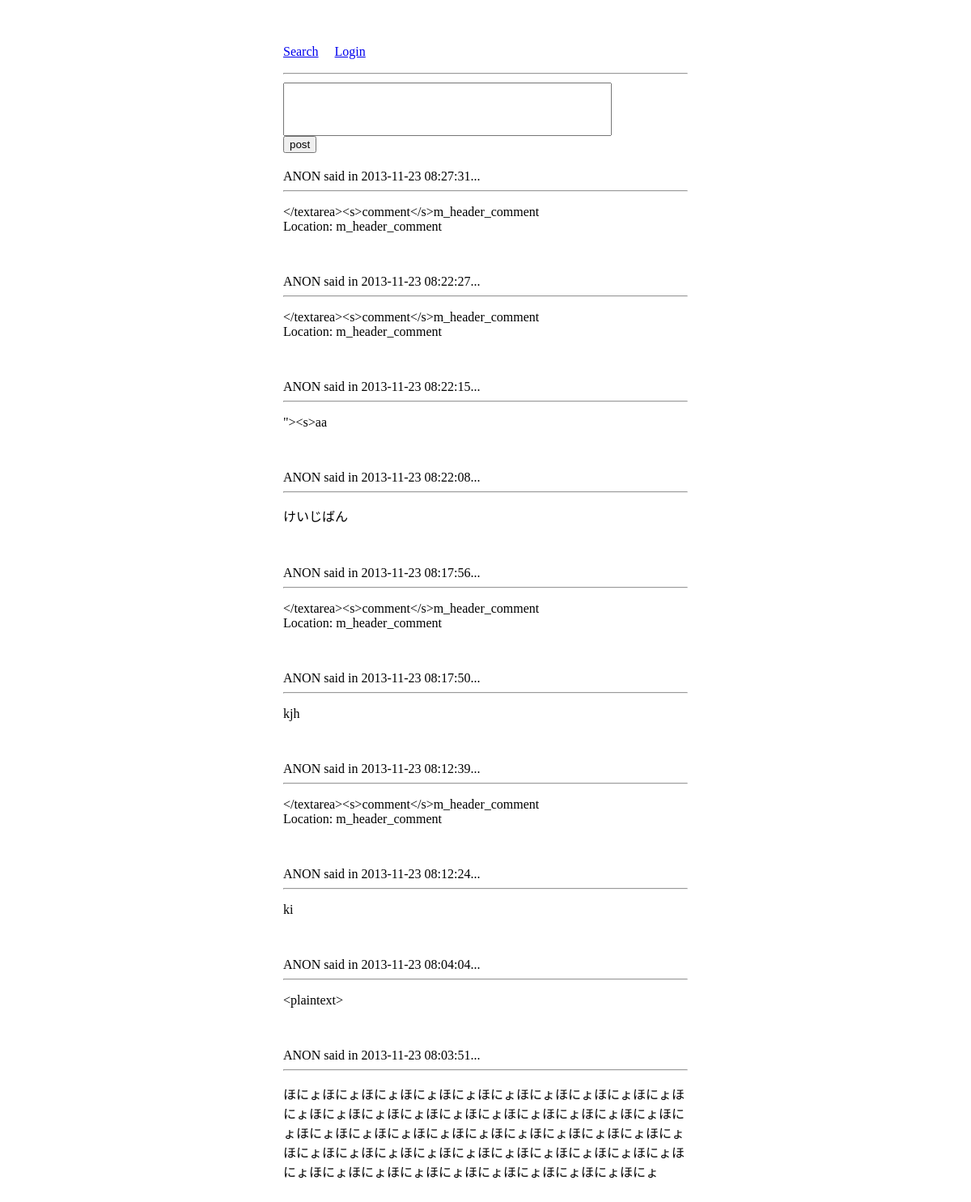
The page / on the database its author committed.
### tables this page shows
CREATE TABLE `comments` (
  `id` int(10) NOT NULL AUTO_INCREMENT,
  `user_id` int(10) DEFAULT NULL,
  `comment` text,
  `timeadded` timestamp NOT NULL DEFAULT CURRENT_TIMESTAMP ON UPDATE CURRENT_TIMESTAMP,
  PRIMARY KEY (`id`),
  KEY `user_id` (`user_id`)
);

### index.php (the view, shortened to what this page needs)
<?php
require_once 'mylogin.php';
$db_server = mysqli_connect($db_hostname, $db_username, $db_password);
mysqli_select_db($db_server,$db_database) or die("Unable to select database: " . mysqli_error());
function h($q){
  return str_replace("\n", "<br />",htmlspecialchars($q));
}
?>
<!doctype html>
<html>
  <head>
  </head>
  <body>
  <p class="menu"><a href="./search.php">Search</a>
<?php
if($_SESSION["loginid"]){
  echo '<a href="./logout.php">Logout</a>';
}else{
 echo '<a href="./login.php">Login</a>';
}
?>
<br></p>
  <hr>
    <form action="post.php" method="POST">
      <textarea name="comment"></textarea>
      <input type="submit" value="post" />
    </form>
    <div id="comments">
<?php
$mytbl = mysqli_query($db_server,"SELECT comments.id,comments.comment,users.name,comments.timeadded  FROM comments LEFT JOIN users ON comments.user_id = users.id ORDER BY id DESC LIMIT 10");
while( ($col = mysqli_fetch_assoc($mytbl)) != null){
    $name_tag = '<span class="name">' . ($col["name"]?h($col["name"]):"ANON") . " said in " . $col["timeadded"] . "...</span>\r\n";
    $hr = "<hr />\r\n";
    $comment_tag = '<p class="comment">' . h($col["comment"]) . "</p>\r\n";
    echo $name_tag . $hr . $comment_tag;
}
?>
    </div>
  </body>
</html>

### index.php (style rules this page uses)
body { width: 500px; margin: auto; margin-top: 50px; margin-bottom: 50px; }
textarea { display: block; width: 400px; height: 60px; resize: none; }
span.name { display: block; margin-top: 20px; }
hr { margin-bottom: 10px; }
p.comment { margin-bottom: 50px; }

### rows shown on the page
comments: timeadded "2013-11-23 08:27:31", comment "</textarea><s>comment</s>m_header_comment Location: m_header_comment"
comments: timeadded "2013-11-23 08:22:27", comment "</textarea><s>comment</s>m_header_comment Location: m_header_comment"
comments: timeadded "2013-11-23 08:22:15", comment "\"><s>aa"
comments: timeadded "2013-11-23 08:22:08", comment "けいじばん"
comments: timeadded "2013-11-23 08:17:56", comment "</textarea><s>comment</s>m_header_comment Location: m_header_comment"
comments: timeadded "2013-11-23 08:17:50", comment "kjh"
comments: timeadded "2013-11-23 08:12:39", comment "</textarea><s>comment</s>m_header_comment Location: m_header_comment"
comments: timeadded "2013-11-23 08:12:24", comment "ki"
comments: timeadded "2013-11-23 08:04:04", comment "<plaintext>"
comments: timeadded "2013-11-23 08:03:51", comment "ほにょほにょほにょほにょほにょほにょほにょほにょほにょほにょほにょほにょほにょほにょほにょほにょほにょほにょほにょほにょほにょほにょほにょほにょほにょほにょほにょほにょほにょほにょほにょほにょほにょほにょほにょほにょほにょほにょほにょほにょほにょほにょほにょほにょほにょほにょほにょほにょほにょほにょほにょ"
